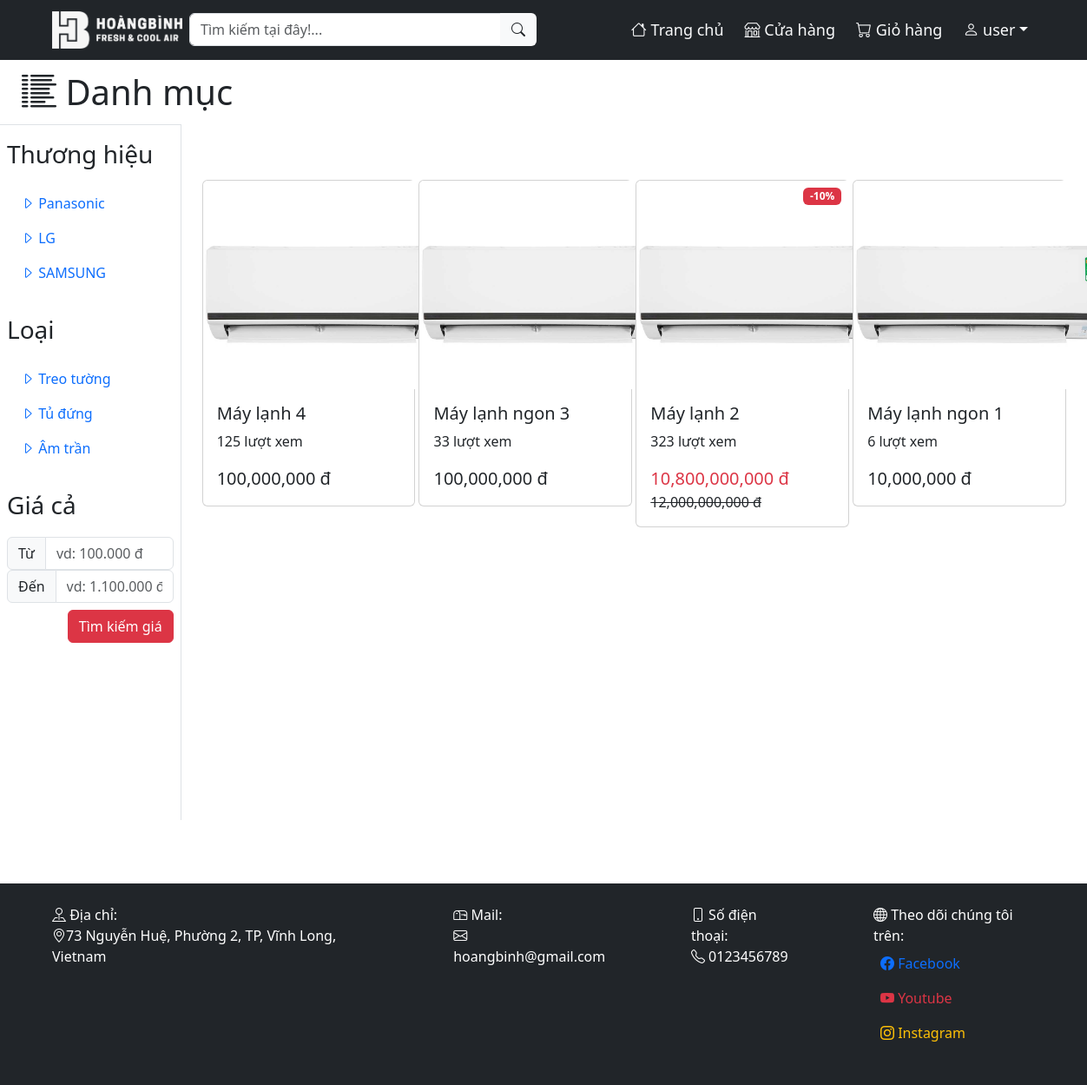
/shop.php (signed in), run on the app's committed database.
### tables this page shows
CREATE TABLE `brand` (
  `brand_id` int(10) NOT NULL,
  `brand_name` varchar(100) NOT NULL
);

CREATE TABLE `type` (
  `type_id` int(10) NOT NULL,
  `type_name` varchar(100) NOT NULL
);

CREATE TABLE `product` (
  `prd_id` int(10) NOT NULL,
  `prd_name` varchar(100) NOT NULL,
  `prd_price` decimal(50,0) NOT NULL,
  `prd_pricenew` float DEFAULT NULL,
  `prd_special` varchar(100) DEFAULT NULL,
  `prd_size` varchar(50) NOT NULL,
  `prd_inverter` varchar(10) NOT NULL DEFAULT 'Không',
  `prd_color` varchar(20) NOT NULL,
  `prd_vol` int(10) NOT NULL,
  `prd_speedlvl` int(10) NOT NULL,
  `picture` varchar(100) NOT NULL,
  `views` int(11) NOT NULL DEFAULT 0,
  `brand_id` int(10) DEFAULT NULL,
  `type_id` int(10) DEFAULT NULL
);

### handle/handle_sqldata.php (called while the page is built, shortened)
<?php
function getallproduct($sreach_array=['views']){
    $mapping = [
        'name' => 'prd_name',
        'min' => 'prd_price',
        'max' => 'prd_price',
        'brand' => 'brand_id',
        'type' => 'type_id',
        'views' => 'views'
    ];
    require "db_con.php";
    $sql="SELECT * FROM product";
    $sql.=" WHERE 1";
    foreach($sreach_array as $key => $value) {
        if($key === 'name') {
            $sql .= " AND $mapping[$key] LIKE '%$value%'";
        } else if($key === 'min') {
            $sql .= " AND $mapping[$key] >= $value";
        } else if($key === 'max') {
            $sql .= " AND $mapping[$key] <= $value";
        } else if($key === 'brand') {
            $sql .= " AND $mapping[$key] = $value";
        } else if($key === 'type') {
            $sql .= " AND $mapping[$key] = $value";
        } else if($key === 'views') {
            $sql .= " ORDER BY views DESC";
        } else {
            $sql .= " ORDER BY prd_id DESC";
        }
    }
    $result = mysqli_query($conn, $sql);
    $resultArray=mysqli_fetch_all($result,MYSQLI_ASSOC);
    return $resultArray;
}
function getallbrand($id){
    require "db_con.php";
    $sql="SELECT * FROM brand";
    $result = mysqli_query($conn, $sql);
    return $result;
}
function getalltype($id){
    require "db_con.php";
    $sql="SELECT * FROM type";
    $result = mysqli_query($conn, $sql);
    return $result;
}
?>

### shop.php (the view, shortened to what this page needs)
<?php
  include "./handle/db_con.php";
  include "./handle/handle_sqldata.php";
  require "./web/echoHTML.php";
  $url="http://localhost".$_SERVER['REQUEST_URI'];
  $parts=parse_url($url);
  if(isset($parts['query'])){
    parse_str($parts['query'],$result);
    $productdata=getallproduct($result);
  }else{
    $productdata=getallproduct();
  }
  $branddata=getallbrand(FALSE);
  $typedata=getalltype(FALSE);
?>
<!DOCTYPE html>
<html lang="en">
<head>
    <link rel="stylesheet" href="./css/style.css">
    <link rel="stylesheet" href="./css/bootstrap.css">
    <link rel="stylesheet" href="https://cdn.jsdelivr.net/npm/bootstrap-icons@1.11.1/font/bootstrap-icons.css">
</head>
<body>
<div id="body" class="container-fluid">
  <button type="button" class="btn fs-1" data-bs-toggle="collapse" data-bs-target=".multi-collapse" aria-expanded="false" aria-controls="sidebar_shop btn_show_lable"><i class="bi-list-columns-reverse"></i> <span class="collapse multi-collapse show" id="btn_show_lable"">Danh mục<span></button>
  <div class="row flex-nowrap">
      <div class="col-auto col-md-3 col-xl-2 px-sm-1 px-0 border-end border-top collapse multi-collapse show" id="sidebar_shop">
          <div class="d-flex flex-column align-items-center align-items-sm-start px-1 pt-2 text-dark min-vh-100">
              <ul class="nav nav-pills flex-column">
                  <li>
                    <p class="fs-3 mt-1">Thương hiệu</p>
                    <ul class="nav flex-column">
                      <?php
                        foreach($branddata as $brddata){
                          echo '<li>
                                  <a href="#"';
                          if(isset($result['brand'])){
                            if($brddata['brand_id']==$result['brand']){
                              echo 'class="nav-link btn-secondary search-filter"';
                            }else{
                              echo 'class="nav-link disabled"';
                            }
                          }else{
                            echo 'class="nav-link search-filter"';
                          }
                          echo 'data-mtype="brand" data-mvalue="'.$brddata['brand_id'].'"><i class="bi-caret-right"></i> '.$brddata['brand_name'].'</a>
                                </li>';
                        }
                      ?>
                    </ul>
                  </li>
                  <li>
                    <p class="fs-3 mt-4">Loại</p>
                    <ul class="nav flex-column">
                      <?php
                        foreach($typedata as $tdata){
                          echo '<li>
                                  <a href="#"';
                          if(isset($result['type'])){
                            if($tdata['type_id']==$result['type']){
                              echo 'class="nav-link btn-secondary search-filter"';
                            }else{
                              echo 'class="nav-link disabled"';
                            }
                          }else{
                            echo 'class="nav-link search-filter"';
                          }
                          echo 'data-mtype="type" data-mvalue="'.$tdata['type_id'].'"><i class="bi-caret-right"></i> '.$tdata['type_name'].'</a>
                                </li>';
                        }
                      ?>
                    </ul>
                  </li>
                  <li>
                    <p class="fs-3 mt-4">Giá cả</p>
                    <ul class="nav flex-column">
                      <li>
                        <div class="input-group">
                          <span class="input-group-text">Từ</span>
                          <input id="search_min" type="text" class="form-control" placeholder="vd: 100.000 đ" value="<?php if(isset($result['min'])) echo $result['min'];?>">
                        </div>
                        <div class="input-group">
                          <span class="input-group-text">Đến</span>
                          <input id="search_max" type="text" class="form-control" placeholder="vd: 1.100.000 đ" value="<?php if(isset($result['max'])) echo $result['max'];?>">
                        </div>
                        <button type="button" class="btn btn-danger float-end mt-2 search_money">Tìm kiếm giá</button>
                      </li>
                    </ul>
                  </li>
              </ul>
          </div>
      </div>
      <div class="col py-3">
        <div id="shop-product" class="py-5">
          <div class="container">
              <div class="row row-cols-1 row-cols-md-2 row-cols-lg-3 row-cols-lg-4 g-1">
                  <?php
                    foreach($productdata as $item){
                      echo '<div class="col">
                            <div class="card">
                              <a class="text-decoration-none" href="view.php?id='.$item['prd_id'].'">
                                <div class="card-img-top d-flex align-items-center">
                                  <img id="img" class="rounded mx-auto d-block img" src="./product_image/'.$item['picture'].'">
                                </div>
                                <div class="card-body">
                                    <h5 class="card-title text-dark">'.$item['prd_name'].'</h5>
                                    <p class="text-dark">'.$item['views'].' lượt xem</p>';
                            if($item['prd_pricenew']!=NULL)
                              echo  '<div class="badge bg-danger position-absolute" style="top: 0.5rem; right: 0.5rem">-'.$item['prd_pricenew'].'%</div>
                            <span class="card-text fs-5 text-danger">'.number_format($item['prd_price']-($item['prd_price']*$item['prd_pricenew']/100)).' đ </span><span class="card-text fs-6 text-dark text-decoration-line-through">'.number_format($item['prd_price']).' đ</span>';
                            else
                              echo '<span class="card-text fs-5 text-dark">'.number_format($item['prd_price']).' đ</span>';
                            echo    '</div>
                            </div>
                            </a>
                        </div>';
                    }
                  ?>
              </div>
          </div>
        </div>
      </div>
  </div>
</div>
</body>
</html>

### css/style.css (style rules this page uses)
body { font-family: Arial, Helvetica, sans-serif; }
#body { min-height: 900px; }
#img { width: 300px; max-height: 300px; }

### data on the page
brand: $brddata['brand_id'] 1 (drawn), brand_name "Panasonic"
brand: $brddata['brand_id'] 2 (drawn), brand_name "LG"
brand: $brddata['brand_id'] 3 (drawn), brand_name "SAMSUNG"
type: $tdata['type_id'] 1 (drawn), type_name "Treo tường"
type: $tdata['type_id'] 2 (drawn), type_name "Tủ đứng"
type: $tdata['type_id'] 3 (drawn), type_name "Âm trần"
product: picture (picture), prd_name "Máy lạnh 4", views "125", prd_price "100,000,000"
product: picture (picture), prd_name "Máy lạnh ngon 3", views "33", prd_price "100,000,000"
product: picture (picture), prd_name "Máy lạnh 2", views "323", prd_pricenew "10", $item['prd_price']-($item['prd_price']*$item['prd_pricenew']/100) "10,800,000,000", prd_price "12,000,000,000"
product: picture (picture), prd_name "Máy lạnh ngon 1", views "6", prd_price "10,000,000"

### other printed values
$uname "user"
